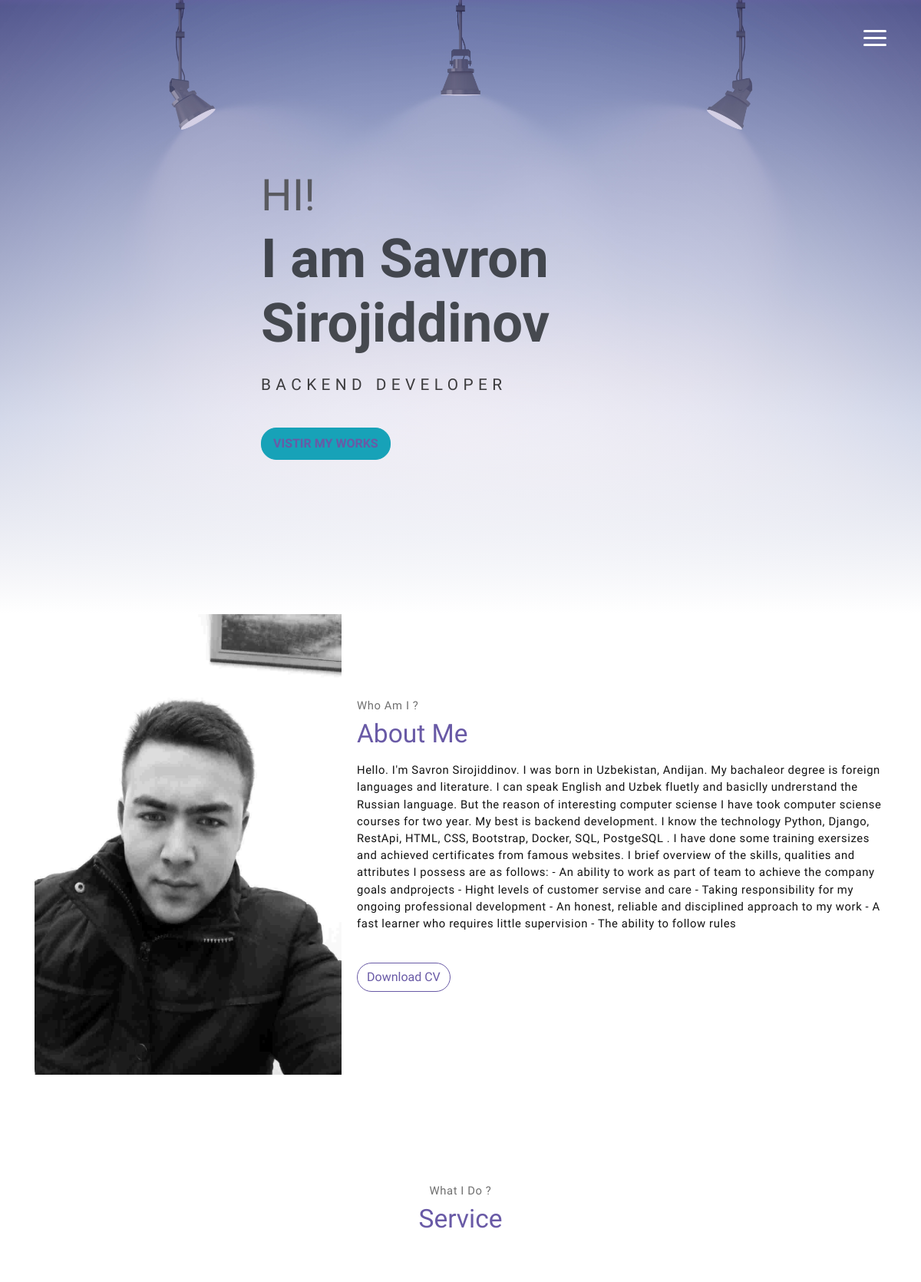
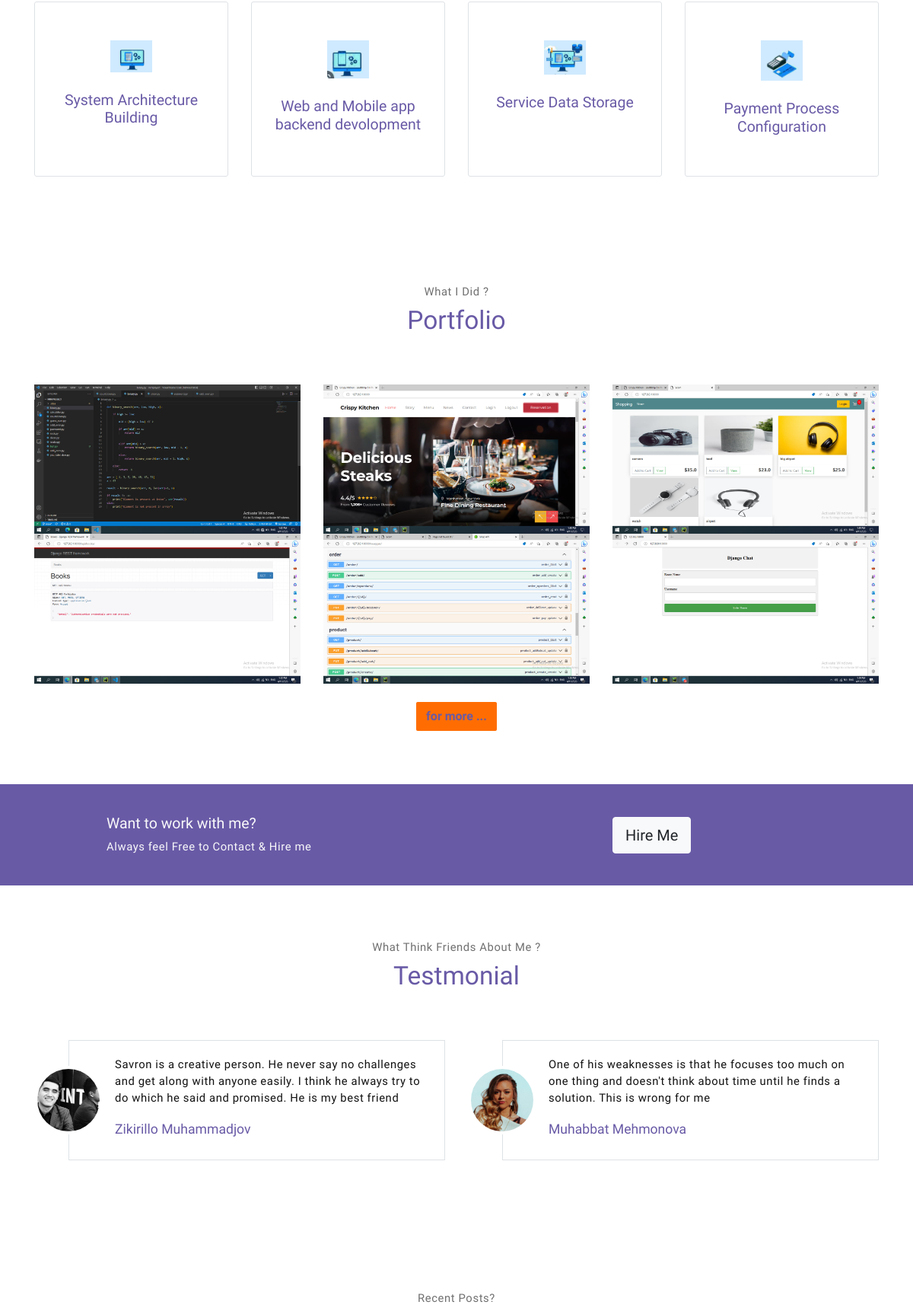
The page / (upper part) on the database its author committed (2 pictures, top to bottom).
### main/models.py (models this page shows)
class About(models.Model):
    img = models.ImageField(upload_to='media/')
    inform = models.TextField()

class Services(models.Model):
    img = models.ImageField(upload_to='media/')
    name = models.CharField(max_length=200)
    text = models.TextField(null=True, blank=True)

class Projects(models.Model):
    name = models.CharField(max_length=200)
    description = models.TextField()
    img = models.ImageField(upload_to='media/')
    link =  models.URLField(null=True, blank=True)
    exralink = models.URLField(null=True, blank=True)

class Friends(models.Model):
    img = models.ImageField(upload_to='media/')
    name = models.CharField(max_length=200)
    inform = models.TextField()

### main/views.py (the view)
# urls.py: path('', index, name='index'),
def index(request):
    about = About.objects.last
    project = Projects.objects.all()
    serv = Services.objects.all()
    friend = Friends.objects.all()
    blog = Blog.objects.all()
    context = {
        'about': about,
        'project': project,
        'friend': friend,
        'blog': blog,
        'serv': serv
    }
    if request.method == 'POST':
        name = request.POST['name']
        email = request.POST['email']
        comment = request.POST['comment']
        Contact.objects.create(email=email, name=name, text=comment)
    return render(request, 'index.html', context)

### templates/index.html (shortened to what this page needs)
{% load static %}
<!DOCTYPE html>
<html lang="en">
<head>
    <link rel="stylesheet" href="{% static 'assets/vendors/themify-icons/css/themify-icons.css' %}">
	<link rel="stylesheet" href="{% static 'assets/css/meyawo.css' %}">
</head>
<body data-spy="scroll" data-target=".navbar" data-offset="40" id="home">
    <nav class="custom-navbar" data-spy="affix" data-offset-top="20">
        <div class="container">
            <ul class="nav">
            </ul>
            <a href="javascript:void(0)" id="nav-toggle" class="hamburger hamburger--elastic">
                <div class="hamburger-box">
                  <div class="hamburger-inner"></div>
                </div>
            </a>
        </div>
    </nav>
    <header id="home" class="header">
        <div class="overlay"></div>
        <div class="header-content container">
            <h1 class="header-title">
                <span class="up">HI!</span>
                <span class="down">I am Savron Sirojiddinov</span>
            </h1>
            <br>
            <p class="header-subtitle">BACKEND DEVELOPER</p>
           <button class="btn btn-info"><a href="https://github.com/Sirojiddinov07"> <strong>VISTIR MY WORKS</strong></a></button>
        </div>
    </header>
    <section class="section pt-0" id="about">
        <div class="container text-center">
            <div class="about">
                <div class="about-img-holder">
                    <img width="400px" height="600px" src="{{about.img.url}}" alt="Download free bootstrap 4 landing page, free boootstrap 4 templates, Download free bootstrap 4.1 landing page, free boootstrap 4.1.1 templates, meyawo Landing page">
                </div>
                <div class="about-caption">
                    <p class="section-subtitle">Who Am I ?</p>
                    <h2 class="section-title mb-3">About Me</h2>
                    <p><strong>{{about.inform}}</strong>
                    </p>
                  <a href="https://github.com/Sirojiddinov07/MYCV/blob/main/MyCv.lnk"> <button class="btn-rounded btn btn-outline-primary mt-4">Download CV</button></a>
                </div>
            </div>
        </div>
    </section>
    <section class="section" id="service">
        <div class="container text-center">
            <p class="section-subtitle">What I Do ?</p>
            <h6 class="section-title mb-6">Service</h6>
            <div class="row">
                 {% for i in serv%}
                <div class="col-md-6 col-lg-3">
                    <div class="service-card">
                        <div class="body">
                            <img src="{{i.img.url}}" alt="Download free bootstrap 4 landing page, free boootstrap 4 templates, Download free bootstrap 4.1 landing page, free boootstrap 4.1.1 templates, meyawo Landing page" class="icon">
                            <h6 class="title">{{i.name}}</h6>
                        </div>
                    </div>
                </div>
                {%  endfor%}
            </div>
        </div>
    </section>
    <section class="section" id="portfolio">
        <div class="container text-center">
            <p class="section-subtitle">What I Did ?</p>
            <h6 class="section-title mb-6">Portfolio</h6>
            <div class="row">
                {% for i in project %}
                <div class="col-md-4">
                    <a href="{% url 'project_detail' i.id %}" class="portfolio-card">
                        <img class="portfolio-card-img" src="{{i.img.url}}" class="img-responsive rounded" alt="Download free bootstrap 4 landing page, free boootstrap 4 templates, Download free bootstrap 4.1 landing page, free boootstrap 4.1.1 templates, meyawo Landing page">
                    </a>
                </div>
                {% endfor %}
            </div>
            <br>
            <button class="btn btn-warning"><a href="https://github.com/Sirojiddinov07?tab=repositories"> <strong>for more ...</strong></a></button>
        </div>
    </section>
    <section class="section-sm bg-primary">
        <div class="container text-center text-sm-left">
            <div class="row align-items-center">
                <div class="col-sm offset-md-1 mb-4 mb-md-0">
                    <h6 class="title text-light">Want to work with me?</h6>
                    <p class="m-0 text-light">Always feel Free to Contact & Hire me</p>
                </div>
                <div class="col-sm offset-sm-2 offset-md-3">
                   <a class="" href="https://t.me/Savronbek777"> <button class="btn btn-lg my-font btn-light rounded">Hire Me</button><a/>
                </div>
            </div>
        </div>
    </section>
    <section class="section" id="testmonial">
        <div class="container text-center">
            <p class="section-subtitle">What Think Friends About Me ?</p>
            <h6 class="section-title mb-6">Testmonial</h6>
            <div class="row">
                {% for i in friend %}
                <div class="col-md-6">
                    <div class="testimonial-card">
                        <div class="testimonial-card-img-holder">
                            <img src="{{i.img.url}}" class="testimonial-card-img" alt="Download free bootstrap 4 landing page, free boootstrap 4 templates, Download free bootstrap 4.1 landing page, free boootstrap 4.1.1 templates, meyawo Landing page">
                        </div>
                        <div class="testimonial-card-body">
                            <p class="testimonial-card-subtitle">{{i.inform}}</p>
                            <h6 class="testimonial-card-title">{{i.name}}</h6>
                        </div>
                    </div>
                </div>
                {% endfor %}
            </div>
        </div>
    </section>
    <section class="section" id="blog">
        <div class="container text-center">
            <p class="section-subtitle">Recent Posts?</p>
        </div>
    </section>
</body>
</html>

### rows shown on the page
About: img (picture), inform "Hello. I'm Savron Sirojiddinov. I was born in Uzbekistan, Andijan. My bachaleor degree is foreign languages and literature. I can speak English and Uzbek fluetly and basiclly undrerstand the Russian language. But the reason of interesting computer sciense I have took computer sciense courses for two year. My best is backend development. I know the technology Python, Django, RestApi, HTML, CSS, Bootstrap, Docker, SQL, PostgeSQL . I have done some training exersizes and achieved certificates from famous websites. I brief overview of the skills, qualities and attributes I possess are as follows: - An ability to work as part of team to achieve the company goals andprojects - Hight levels of…"
Services: img (picture), name "System Architecture Building"
Services: img (picture), name "Web and Mobile app backend devolopment"
Services: img (picture), name "Service Data Storage"
Services: img (picture), name "Payment Process Configuration"
Projects: img (picture)
Projects: img (picture)
Projects: img (picture)
Projects: img (picture)
Projects: img (picture)
Projects: img (picture)
Friends: img (picture), inform "Savron is a creative person. He never say no challenges and get along with anyone easily. I think he always try to do which he said and promised. He is my best friend", name "Zikirillo Muhammadjov"
Friends: img (picture), inform "One of his weaknesses is that he focuses too much on one thing and doesn't think about time until he finds a solution. This is wrong for me", name "Muhabbat Mehmonova"
